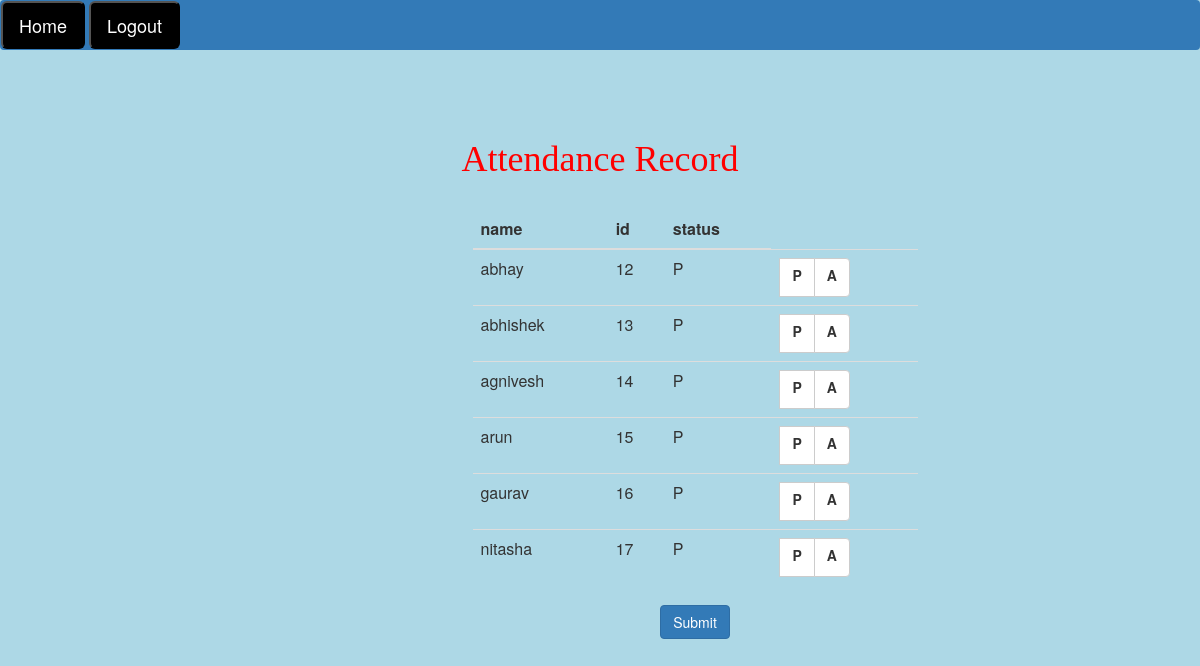
The app's page /seeattendancerecord/?aid=26 (signed in) with its own data.
### faculty/models.py (models this page shows)
class student(models.Model):
    studentid = models.ForeignKey(staffs, on_delete=models.CASCADE)
    sroll = models.IntegerField(blank=False, default=0)
    sname = models.CharField(blank=False, default='', max_length=500)
    syear = models.CharField(blank=False, default='', max_length=500)
    sbranchid = models.ForeignKey(branch,default='', on_delete=models.CASCADE)
    ssubjectid=models.ManyToManyField(subject,default='',blank=True)
    smobile = models.IntegerField(blank=False, default=0)
    saddress = models.CharField(blank=False, default='', max_length=500)

### faculty/views.py (the view)
# urls.py: url(r'^seeattendancerecord',views.seeattendancerecord),
@csrf_exempt
def seeattendancerecord(request):
    if request.method == 'GET':
        if not request.session.get('sessionid', None):
            return HttpResponse("Login Required")
        sessionid = request.session['sessionid']
        attendanceid=request.GET.get('aid')
        print("The attendance id is "+str(attendanceid))
        try:
            recordobj=attendancerecord.objects.filter(aid=attendanceid)
            print(len(recordobj))
        except Exception as e:
            print("no recordobject")
        record_context_list=[]
        for record in recordobj:
            record_context = {}
            studid=record.studentid
            studentname=student.objects.get(studentid=studid).sname
            status=record.status
            record_context['studentid']=int(str(studid))
            record_context['studentname']=studentname
            record_context['status']=status
            record_context['subjectid']=subject.objects.get(subjectname=record.aid.assubjectid).subjectid
            record_context['branchid']=branch.objects.get(branchname=record.aid.asbranchid).branchid
            record_context['date']=record.aid.date.strftime("%Y-%m-%d")
            record_context['period']=record.aid.period
            record_context['modeofclass']=record.aid.modeofclass
            print(record_context)
            record_context_list.append(record_context)
        print(record_context_list)
        return render(request,"seeattendancerecord.html",{'r':record_context_list})

### faculty/models.py (called while the page is built)
    def __str__(self):
        return str(self.staffid)

    def __str__(self):
        return str(self.branchname)

    def __str__(self):
        return str(self.subjectname)

### faculty/templates/seeattendancerecord.html (shortened to what this page needs)
<html>
<head>
	<link href="https://maxcdn.bootstrapcdn.com/bootstrap/3.3.7/css/bootstrap.min.css" rel="stylesheet">
</head>
	<body  style="background:lightblue">
	<div style="position:relative;top:0%; right:0%">
<nav class="navbar navbar-expand-sm bg-primary navbar-dark">
		<a class="nav-link" href="/home"><button class="btn-lg" style="color:white;background-color:black">Home</button></a>
   <a class="nav-link" href="/logout"><button class="btn-lg" style="color:white;background-color:black">Logout</button></a>
</nav>
	</div>
	<div id="a" class="col-sm-6 col-sm-offset-3">
<center><h1 style="color:red;font-family:Times new roman;">Attendance Record</h1></center>
			<br/>
		<div class=" col-sm-10 col-sm-offset-3 text-center">
<form class="form-horizontal" action="/updateattendence" method="POST">
         <table class="table">
    <thead>
      <tr>
		  <th>name</th>
		  <th>id</th>
		  <th>status</th>
      </tr>
    </thead>
    <tbody>
	{% for i in r %}
      <tr>
		  <td>{{i.studentname}}</td>
          <td>{{i.studentid}}</a></td>
          <td>{{i.status}}</a></td>
          <td><div class="btn-group" data-toggle="buttons" id="{{i.studentid}}">
              <label class="btn btn-default">
	<label>P</label>
              </label>
	<label class="btn btn-default">
		<label>A</label>
	</label>
</div></a></td>
              </tr>
    {% endfor %}
    </tbody>
  </table>
     <button type="submit" class="btn btn-primary">Submit</button>
</form>
 </body>
</html>

### faculty/templates/seeattendancerecord.html (style rules this page uses)
#a { position: fixed; top: 15%; }

### records on screen
student: studentname "abhay"
student: studentname "abhishek"
student: studentname "agnivesh"
student: studentname "arun"
student: studentname "gaurav"
student: studentname "nitasha"

### other values on screen
{{ i.studentid }} "12" "13" "14" "15" "16" "17"
{{ i.status }} "P" "P" "P" "P" "P" "P"
